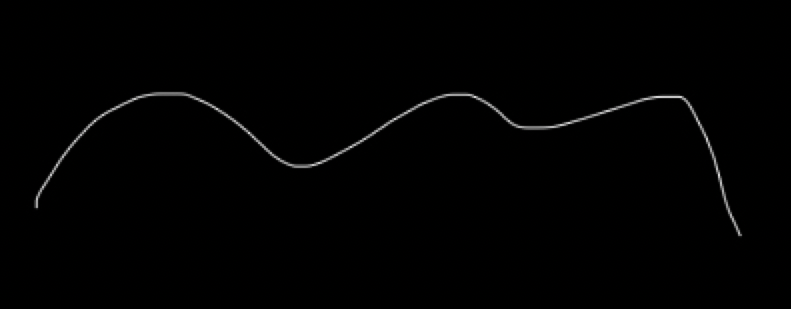
#> input picture filter/open.jpg, 791 x 309 px, found by its file name
$ python polyline.py
#> lines starting #> are read from the running program, lines starting #| are printed output that depends on the picture; after the words box and inside, x2 and y2 are one past the last pixel; in counts of white or black regions, pixels touching at a corner belong together
''' import numpy as np
import cv2

# read input
img = cv2.imread('filter/open.jpg')
hh, ww = img.shape[:2]

# convert to grayscale
gray = cv2.cvtColor(img, cv2.COLOR_BGR2GRAY)

# threshold
thresh = cv2.threshold(gray, 100, 255, cv2.THRESH_BINARY)[1]

# get points
points = np.column_stack(np.where(thresh.transpose() != 0))

# [7 lines of commented-out code are left out]
poly = cv2.approxPolyDP(points, 0.02 * ww, False)

# list polygon points
# for p in poly:
#     px = p[0]
#     py = p[0]
#     #print(px,py)

# draw polygon on copy of input
result = img.copy()
cv2.polylines(result, [poly], False, (0,0,255), 1)

# save results
cv2.imwrite('curve_polygon.png', result)

cv2.imshow("thresh", thresh)
cv2.imshow("result", result)
cv2.waitKey(0) '''


import cv2

img = cv2.imread('filter/open.jpg')
#> img is the input picture: shape (309, 791, 3); mean B, G, R 1.8, 1.8, 1.8

gray = cv2.cvtColor(img, cv2.COLOR_BGR2GRAY)

cv2.imshow("gray", gray)


_,binary = cv2.threshold(gray, 10, 255, cv2.THRESH_BINARY)
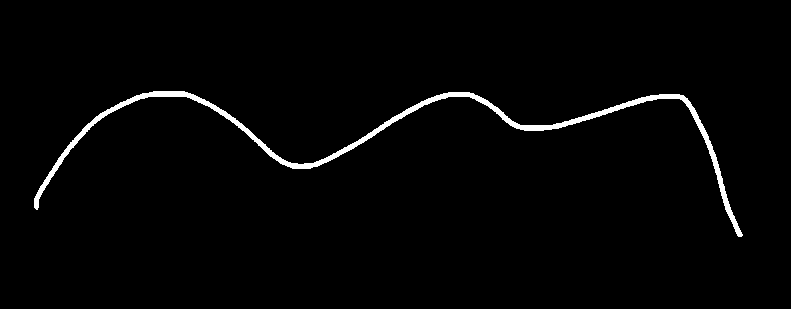
#> binary: shape (309, 791); 1.9% white; 1 white region

# cv2.imshow("binary", binary)
# cv2.waitKey(0)

contours, _ = cv2.findContours(binary, cv2.RETR_EXTERNAL, cv2.CHAIN_APPROX_SIMPLE)
#> contours = 1 contour; box (x1, y1, x2, y2) and area: (34, 91, 743, 237) 3854

for contour in contours:
    epsilon = 0.009 * cv2.arcLength(contour, False)
    approx = cv2.approxPolyDP(contour, epsilon, closed=False)
    cv2.drawContours(img, [approx], -1, (0, 255, 255), 1)
#> this loop made 1 pass
#> epsilon on pass 1: 17.19
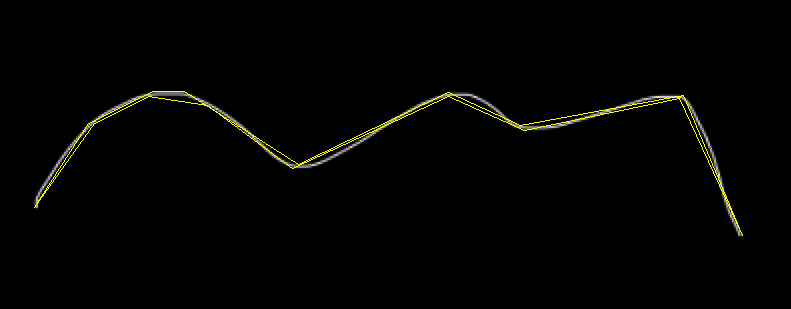
#> img: shape (309, 791, 3); 0.65% of pixels changed, all inside (x1, y1, x2, y2) = (34, 91, 743, 236)

cv2.imshow("approx", img)
cv2.waitKey(0)

cv2.destroyAllWindows()
